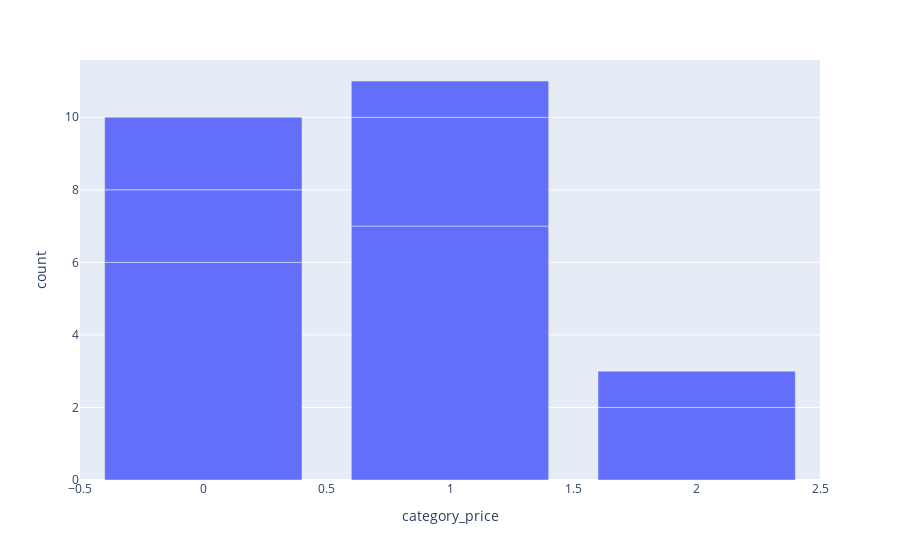

This figure's notebook cell:
### Code cell
# task10 (lesson4)
#Компьютерная фирма: На базе products_price_categories_with_makers по строить по каждому производителю график (X: category_price, Y: count)

request = """
select category_price, count as category_count
from products_price_categories_with_makers_second_stream p
"""
df = pd.read_sql_query(request, conn)

fig = px.bar(x=df.category_price.to_list(), y=df.category_count.to_list(), labels={'x':'category_price', 'y':'count'})
fig.show()

### Figure 1 — Plotly figure (JSON) as saved in the notebook; plotly's stock layout.template omitted (floating-point values rounded to 4 significant figures)
{"data": [{"alignmentgroup": "True", "hovertemplate": "category_price=%{x}<br>count=%{y}<extra></extra>", "legendgroup": "", "marker": {"color": "#636efa", "pattern": {"shape": ""}}, "name": "", "offsetgroup": "", "orientation": "v", "showlegend": false, "textposition": "auto", "type": "bar", "x": [0, 0, 0, 1, 1, 1, 2, 2], "xaxis": "x", "y": [6, 2, 2, 7, 3, 1, 2, 1], "yaxis": "y"}], "layout": {"barmode": "relative", "legend": {"tracegroupgap": 0}, "margin": {"t": 60}, "xaxis": {"anchor": "y", "domain": [0, 1], "title": {"text": "category_price"}}, "yaxis": {"anchor": "x", "domain": [0, 1], "title": {"text": "count"}}}}
